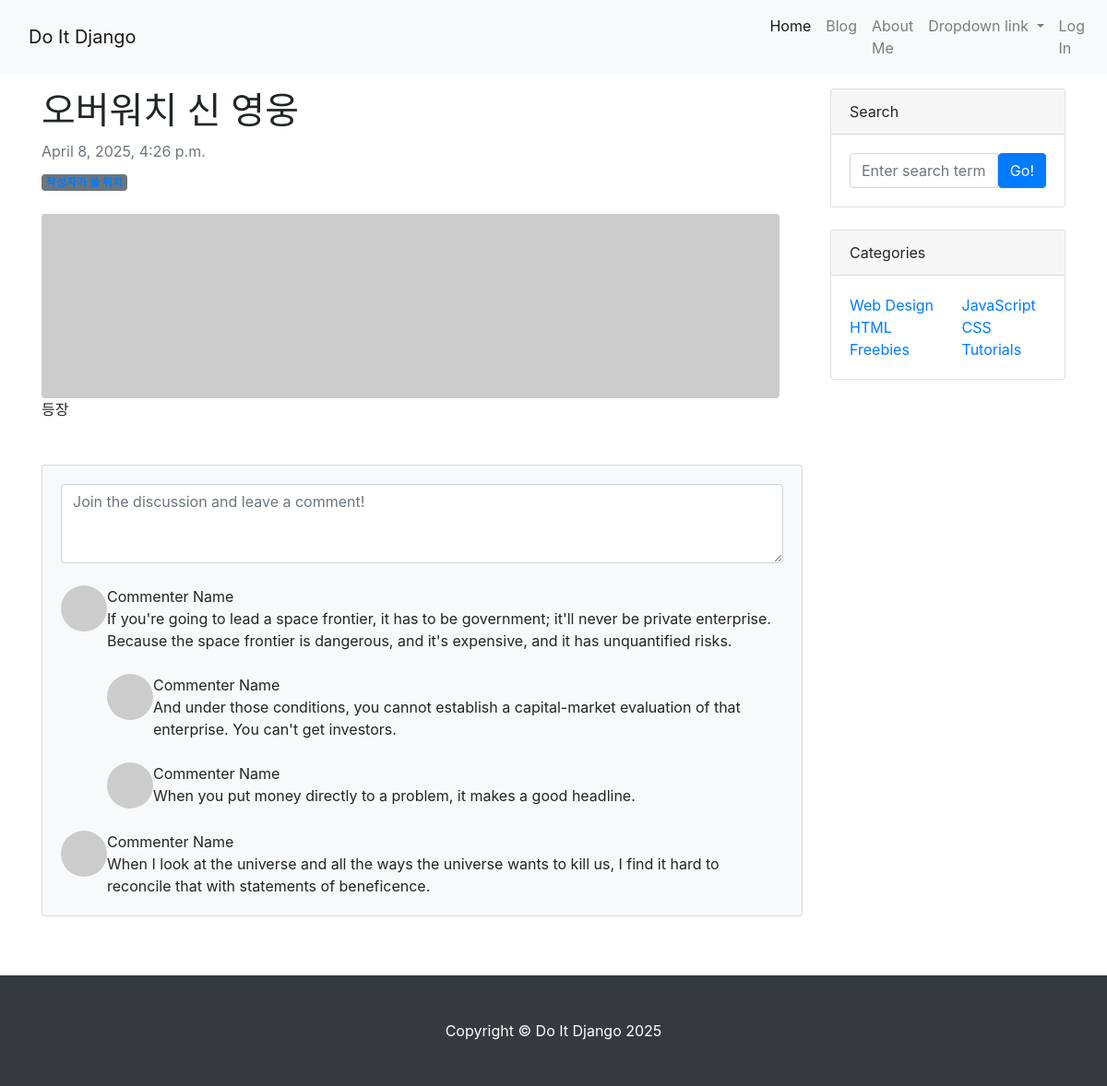
The app's page /blog/2/ with its own data.
### blog/models.py (models this page shows, shortened)
class Post(models.Model):
    title = models.CharField(max_length=30)
    hook_text = models.CharField(max_length=100, blank=True)
    content = models.TextField()
    head_image = models.ImageField(upload_to='blog/images/%Y/%m/%d/', blank=True)
    file_upload = models.FileField(upload_to='blog/files/%Y/%m/%d/', blank=True)
    created_at = models.DateTimeField(auto_now_add=True)
    updated_at = models.DateTimeField(auto_now=True)
    author = models.ForeignKey(User, on_delete=models.CASCADE)

### blog/views.py (the view)
# urls.py: path('<int:pk>/', views.PostDetail.as_view()),
class PostDetail(DetailView):
    model = Post

### blog/templates/blog/post_detail.html (shortened to what this page needs)
{% extends 'blog/base.html' %}
{% block main_area %}
    <div id="post-area">
        <article>
            <header class="mb-4" >
                <h1 class="fw-bolder mb-1">{{post.title}}</h1>
                <div class="text-muted fst-italic mb-2">{{post.created_at}}</div>
                <a class="badge bg-secondary text-decoration-none link-light" href="#!">작성자가 쓸 위치</a>
            </header>
            {% if p.head_image %}
            <figure class="mb-4"><img class="img-fluid rounded" src="{{post.head_image.url}}" alt="{{post.title}} head_image" /></figure>
            {% else %}
                <img class="img-fluid rounded" src="https://picsum.photos/seed/{{post.id}}/800/200" alt="random_image" />
            {% endif %}
            <section class="mb-5">
                <p class="fs-5 mb-4">{{post.content}}</p>
            </section>
        </article>
    </div>
    <section class="mb-5">
        <div class="card bg-light">
            <div class="card-body" id="comment-area">
                <form class="mb-4"><textarea class="form-control" rows="3" placeholder="Join the discussion and leave a comment!"></textarea></form>
                <div class="d-flex mb-4">
                    <div class="flex-shrink-0"><img class="rounded-circle" src="https://dummyimage.com/50x50/ced4da/6c757d.jpg" alt="..." /></div>
                    <div class="ms-3">
                        <div class="fw-bold">Commenter Name</div>
                        If you're going to lead a space frontier, it has to be government; it'll never be private enterprise. Because the space frontier is dangerous, and it's expensive, and it has unquantified risks.
                        <div class="d-flex mt-4">
                            <div class="flex-shrink-0"><img class="rounded-circle" src="https://dummyimage.com/50x50/ced4da/6c757d.jpg" alt="..." /></div>
                            <div class="ms-3">
                                <div class="fw-bold">Commenter Name</div>
                                And under those conditions, you cannot establish a capital-market evaluation of that enterprise. You can't get investors.
                            </div>
                        </div>
                        <div class="d-flex mt-4">
                            <div class="flex-shrink-0"><img class="rounded-circle" src="https://dummyimage.com/50x50/ced4da/6c757d.jpg" alt="..." /></div>
                            <div class="ms-3">
                                <div class="fw-bold">Commenter Name</div>
                                When you put money directly to a problem, it makes a good headline.
                            </div>
                        </div>
                    </div>
                </div>
                <div class="d-flex">
                    <div class="flex-shrink-0"><img class="rounded-circle" src="https://dummyimage.com/50x50/ced4da/6c757d.jpg" alt="..." /></div>
                    <div class="ms-3">
                        <div class="fw-bold">Commenter Name</div>
                        When I look at the universe and all the ways the universe wants to kill us, I find it hard to reconcile that with statements of beneficence.
                    </div>
                </div>
            </div>
        </div>
    </section>
{% endblock %}

### records on screen
Post: title "오버워치 신 영웅", created_at "April 8, 2025, 4:26 p.m.", content "등장"
